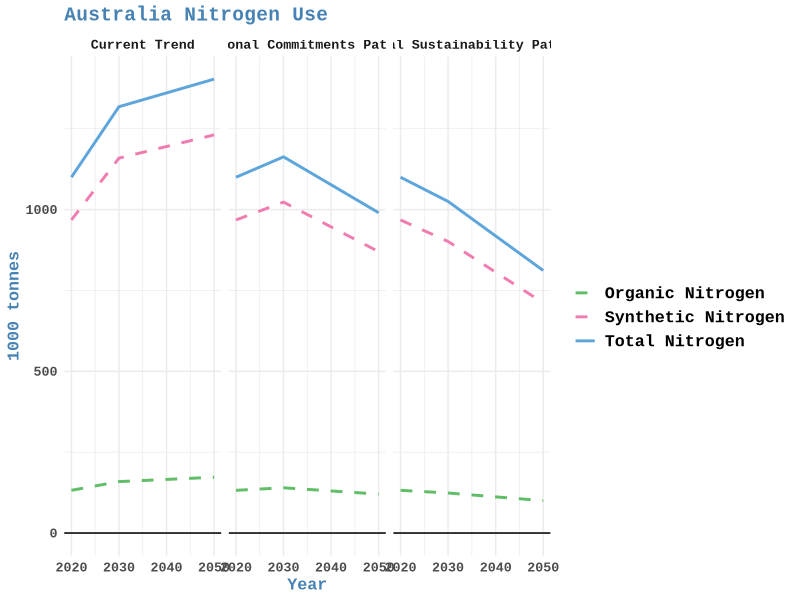
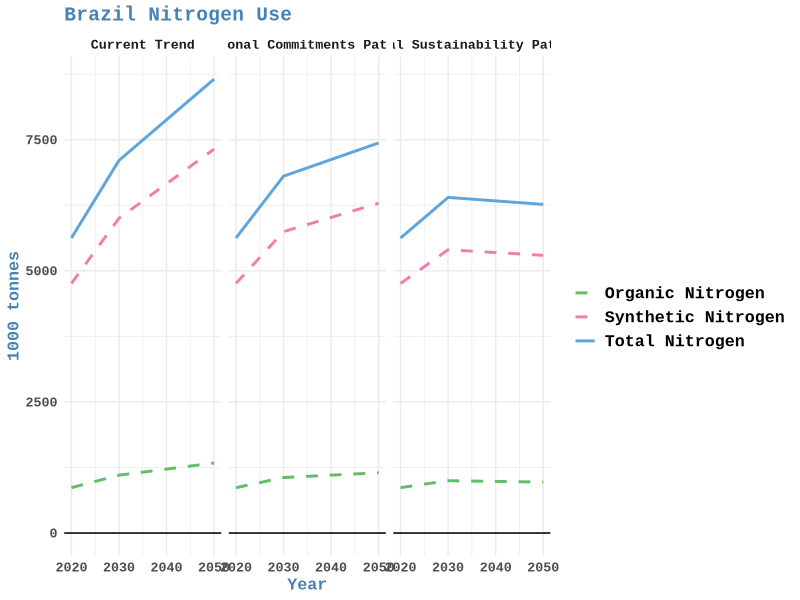
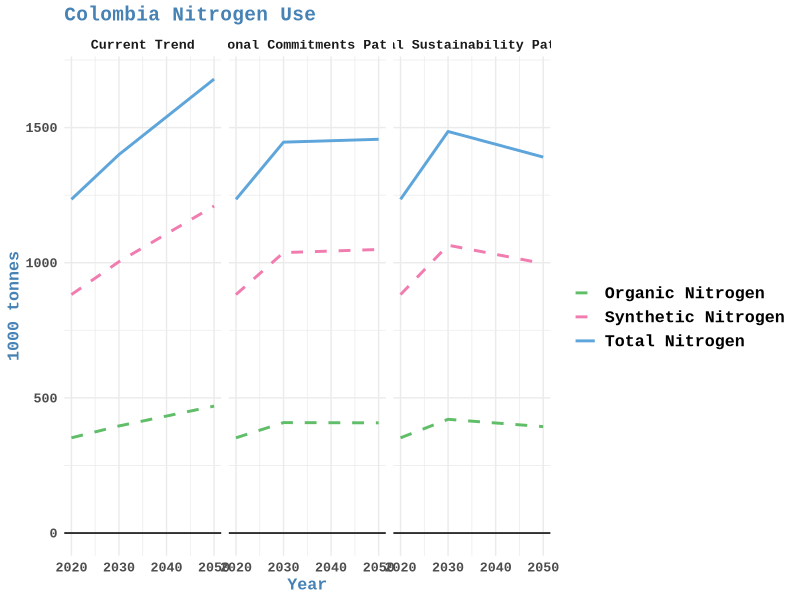
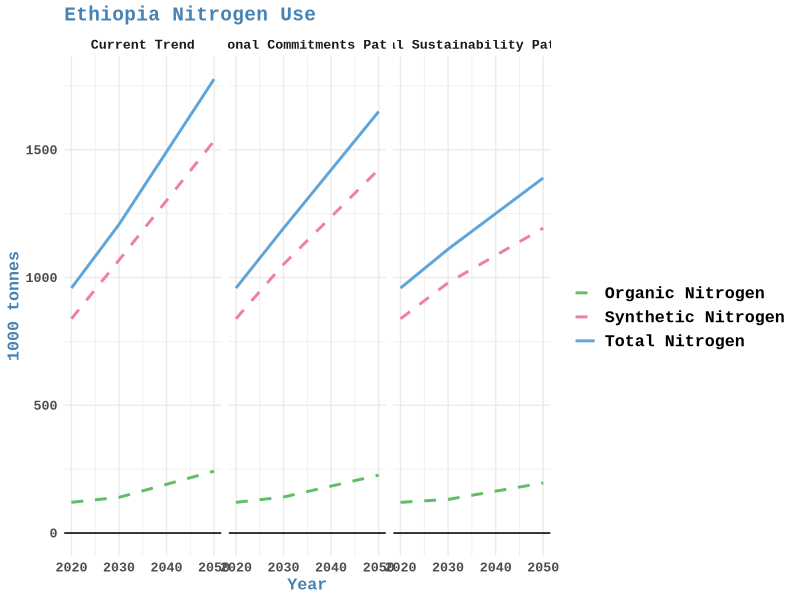
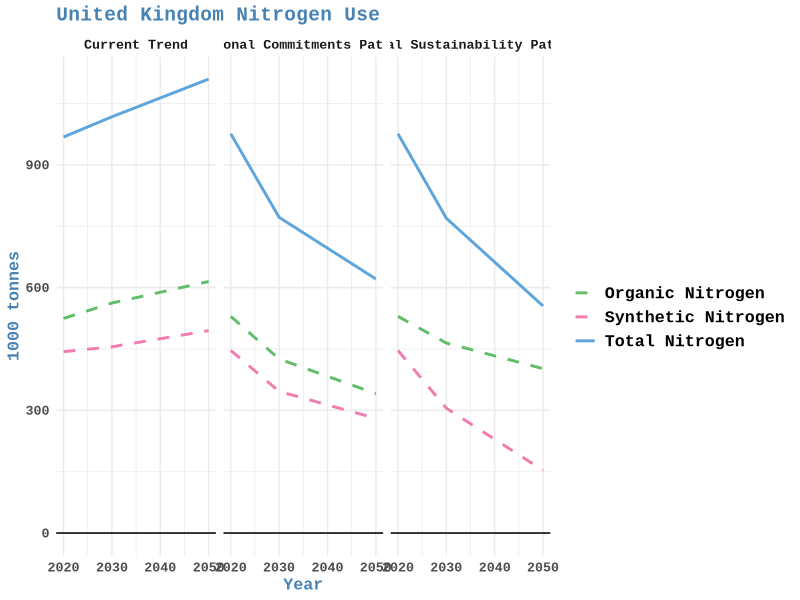

R code for these plots, in order:
# Libraries ---------------------------------------------------------------
library(here)
library(dplyr)
library(readr)
library(readxl)
library(conflicted)
library(readxl)
library(ggplot2)
conflict_prefer("filter", "dplyr")

here()

#Data ---------------------------------------------------------------
nitrogen<- read_csv(here("data", "FullDataBase.csv")) %>% 
  rename(alpha3 = country, Year = year) %>% 
  filter(iteration == "5") %>%
  mutate(pathway = recode(pathway, "NationalCommitment" = "NationalCommitments")) %>% 
  filter(Year %in% c("2020", "2030", "2050"))%>% 
  filter (alpha3 %in% c("AUS", "BRA", "COL", "ETH", "GBR")) %>% 
  select(alpha3, Year, pathway, calcn_org, calcn_synth) %>% 
  mutate(TotalN = calcn_org + calcn_synth)


nitrogen$pathway <- factor(nitrogen$pathway, levels = c("CurrentTrends", "NationalCommitments", "GlobalSustainability"))

countries <- c("AUS", "BRA", "COL", "ETH", "GBR")
countries_labels <-c(
  "AUS" = "Australia",
  "BRA" = "Brazil",
  "COL" = "Colombia",
  "ETH" = "Ethiopia",
  "GBR" = "United Kingdom")


for (country in countries) {
  # Subset data for the specific country
  country_data <- subset(nitrogen, alpha3 == country)
  
  # Create ggplot for the specific country
  p_pathway3 <- ggplot(country_data, aes(x = Year)) +
    geom_line(aes(y = calcn_org, color = "Organic Nitrogen"), size = 1.0, linetype = "dashed") +
    geom_line(aes(y = calcn_synth, color = "Synthetic Nitrogen"), size = 1.0, linetype = "dashed") +
    geom_line(aes(y = TotalN, color = "Total Nitrogen"), size = 1.0, linetype = "solid") +
    geom_hline(yintercept = 0, linetype = "solid") +
    # ggtitle(paste(countries_labels, ": Nitrogen Use")) +
    facet_grid(. ~ pathway, scales = "free_y",
               labeller = labeller(pathway = c("CurrentTrends" = "Current Trend",
                                               "NationalCommitments" = "National Commitments Pathway",
                                               "GlobalSustainability" = "Global Sustainability Pathway"))) +
    scale_color_manual(values = c("Total Nitrogen" = "#5DA5DA", "Organic Nitrogen" = "#60BD68", "Synthetic Nitrogen" = "#F17CB0"),
                       name = "") +
    labs(
      title = paste(countries_labels[country], "Nitrogen Use"),
      x = "Year",
      y = "1000 tonnes"
    ) +
    # scale_y_continuous(breaks = seq(0, max(country_data$TotalN + 100), 100)) +
    theme_minimal() +
    theme(
      text = element_text(family = "Courier New", color = "black", size = 12, face = "bold"),
      legend.title = element_text(family = "Courier New", color = "steelblue", size = 12),
      legend.text = element_text(family = "Courier New", size = 12),
      plot.title = element_text(color = "steelblue", size = 14, face = "bold"),
      axis.title.x = element_text(color = "steelblue", size = 12),
      axis.title.y = element_text(color = "steelblue", size = 12)
    )
  
  # Save the plot as a TIFF file
  tiff(here("output", "figures", country, paste0(gsub("-", "", Sys.Date()), "_", "Nitrogen_pathway3.tiff")),
       units = "in", height = 5, width = 14, res = 300)
  print(p_pathway3)
  dev.off()
}
